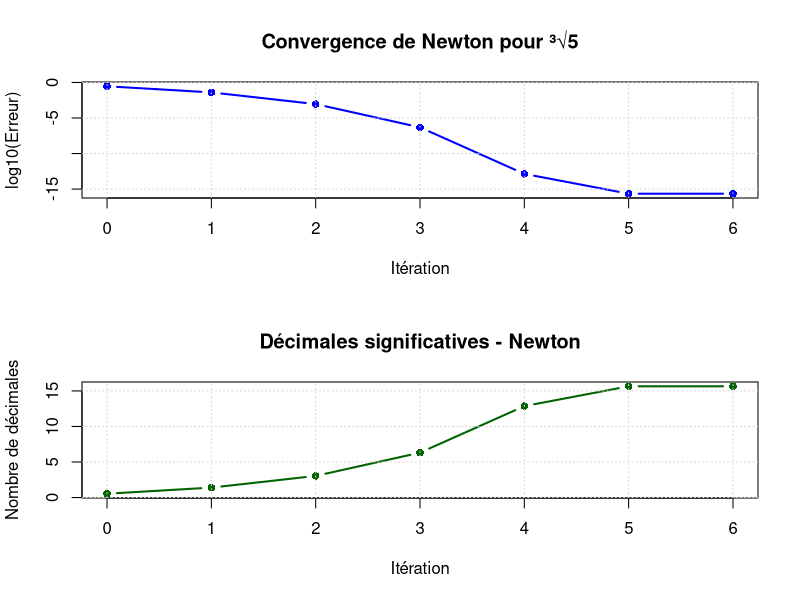
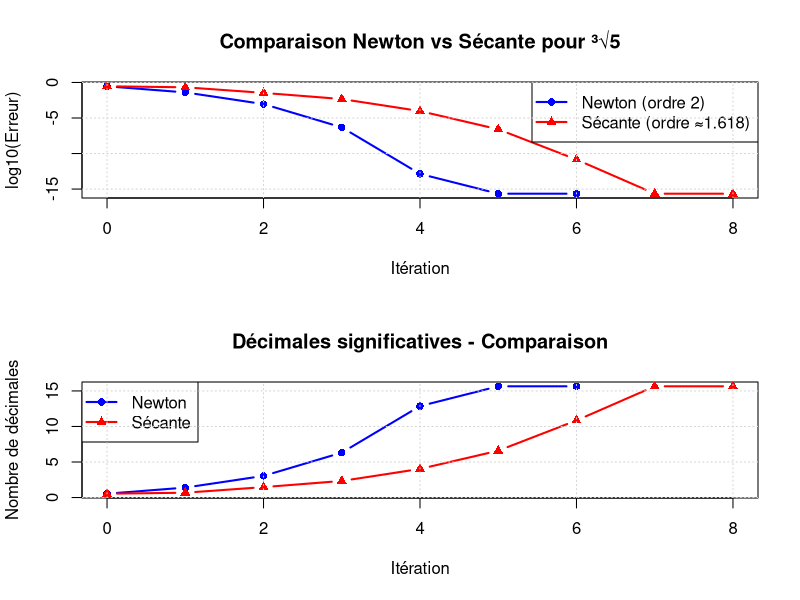

R code for these plots, in order:
# Exercice 5 - Calcul de racines q-ièmes
# Résolution de F(x) = x^q - α = 0

# ============================================================================
# CONFIGURATION: Dossier de sortie des images
# ============================================================================
output_dir <- "TP1/Partie 2/output"
if(!dir.exists(output_dir)) {
  dir.create(output_dir, recursive = TRUE)
}

# ============================================================================
# Question 1: Méthode de Newton comme point fixe
# ============================================================================
cat("\n=== QUESTION 1: Itération de Newton pour x^q - α = 0 ===\n\n")

cat("F(x) = x^q - α\n")
cat("F'(x) = q*x^(q-1)\n\n")

cat("Méthode de Newton: x_{n+1} = x_n - F(x_n)/F'(x_n)\n")
cat("                   x_{n+1} = x_n - (x_n^q - α)/(q*x_n^(q-1))\n")
cat("                   x_{n+1} = x_n - x_n^q/(q*x_n^(q-1)) + α/(q*x_n^(q-1))\n")
cat("                   x_{n+1} = x_n - x_n/q + α/(q*x_n^(q-1))\n")
cat("                   x_{n+1} = ((q-1)*x_n + α/x_n^(q-1))/q\n\n")

cat("Donc f(x) = ((q-1)*x + α/x^(q-1))/q\n\n")

# Fonction de point fixe
fixed_point_func <- function(x, alpha, q) {
  ((q - 1) * x + alpha / x^(q - 1)) / q
}

# Dérivée de la fonction de point fixe
fixed_point_derivative <- function(x, alpha, q) {
  (q - 1) / q - (q - 1) * alpha / (q * x^q)
}

cat("Convergence: f'(x*) où x* = α^(1/q)\n")
cat("f'(x) = (q-1)/q - (q-1)*α/(q*x^q)\n")
cat("f'(x*) = (q-1)/q - (q-1)*α/(q*α) = (q-1)/q - (q-1)/q = 0\n\n")
cat("Donc |f'(x*)| = 0 < 1 => convergence quadratique (Newton)\n\n")

# ============================================================================
# Question 2: Calcul de ³√5 par Newton
# ============================================================================
cat("\n=== QUESTION 2: Calcul de ³√5 par Newton ===\n\n")

# Méthode de Newton pour racine q-ième
newton_root <- function(alpha, q, x0, max_iter = 20, tol = 1e-16) {
  x <- numeric(max_iter + 1)
  x[1] <- x0
  
  for (i in 1:max_iter) {
    x[i + 1] <- fixed_point_func(x[i], alpha, q)
    
    # Critère d'arrêt
    if (abs(x[i + 1] - x[i]) < tol) {
      x <- x[1:(i + 1)]
      break
    }
  }
  
  return(x)
}

# Calcul de ³√5
alpha <- 5
q <- 3
x0 <- 2  # Condition initiale (proche de la solution)
x_true <- alpha^(1/q)

result_newton <- newton_root(alpha, q, x0)

# Calcul des erreurs
errors_newton <- abs(result_newton - x_true)

# Nombre de décimales significatives: -log10(erreur)
decimals_newton <- -log10(errors_newton)
decimals_newton[is.infinite(decimals_newton)] <- 16  # Précision machine

cat(sprintf("Valeur exacte: %.16f\n", x_true))
cat("\nÉvolution de Newton:\n")
cat(sprintf("%-4s %-20s %-15s %-15s\n", "Iter", "x_n", "Erreur", "Décimales"))
cat(strrep("-", 60), "\n")

for (i in seq_along(result_newton)) {
  cat(sprintf("%-4d %-20.16f %-15.2e %-15.1f\n", 
              i-1, result_newton[i], errors_newton[i], decimals_newton[i]))
}

cat("\nObservation: Le nombre de décimales significatives DOUBLE à chaque itération\n")
cat("=> Convergence QUADRATIQUE de la méthode de Newton\n\n")

# Graphique 1: Convergence de Newton
png(file.path(output_dir, "Ex5_2_Newton_convergence.png"), width = 900, height = 600)
par(mfrow = c(2, 1))

# Erreur en échelle log
plot(0:(length(errors_newton)-1), log10(errors_newton), type = "b", pch = 16, 
     col = "blue", lwd = 2,
     main = "Convergence de Newton pour ³√5",
     xlab = "Itération", ylab = "log10(Erreur)")
grid()

# Nombre de décimales significatives
plot(0:(length(decimals_newton)-1), decimals_newton, type = "b", pch = 16, 
     col = "darkgreen", lwd = 2,
     main = "Décimales significatives - Newton",
     xlab = "Itération", ylab = "Nombre de décimales")
grid()

dev.off()

# ============================================================================
# Question 3: Méthode de la sécante pour ³√5
# ============================================================================
cat("\n=== QUESTION 3: Méthode de la sécante pour ³√5 ===\n\n")

# Méthode de la sécante
secant_root <- function(alpha, q, x0, x1, max_iter = 20, tol = 1e-16) {
  x <- numeric(max_iter + 2)
  x[1] <- x0
  x[2] <- x1
  
  F <- function(x) x^q - alpha
  
  for (i in 2:(max_iter + 1)) {
    f_i <- F(x[i])
    f_i_minus_1 <- F(x[i - 1])
    
    # Formule de la sécante
    if (abs(f_i - f_i_minus_1) < 1e-16) break
    
    x[i + 1] <- x[i] - f_i * (x[i] - x[i - 1]) / (f_i - f_i_minus_1)
    
    # Critère d'arrêt
    if (abs(x[i + 1] - x[i]) < tol) {
      x <- x[1:(i + 1)]
      break
    }
  }
  
  return(x)
}

# Calcul avec la sécante
x0_sec <- 2
x1_sec <- 1.5
result_secant <- secant_root(alpha, q, x0_sec, x1_sec)

# Calcul des erreurs
errors_secant <- abs(result_secant - x_true)
decimals_secant <- -log10(errors_secant)
decimals_secant[is.infinite(decimals_secant)] <- 16

cat("\nÉvolution de la sécante:\n")
cat(sprintf("%-4s %-20s %-15s %-15s\n", "Iter", "x_n", "Erreur", "Décimales"))
cat(strrep("-", 60), "\n")

for (i in seq_along(result_secant)) {
  cat(sprintf("%-4d %-20.16f %-15.2e %-15.1f\n", 
              i-1, result_secant[i], errors_secant[i], decimals_secant[i]))
}

cat("\nObservation: La sécante converge plus lentement que Newton\n")
cat("Ordre de convergence ≈ φ = (1+√5)/2 ≈ 1.618 (nombre d'or)\n\n")

# Graphique 2: Comparaison Newton vs Sécante
png(file.path(output_dir, "Ex5_3_Newton_vs_Secant.png"), width = 900, height = 600)
par(mfrow = c(2, 1))

# Erreur en échelle log
max_len <- max(length(errors_newton), length(errors_secant))
plot(0:(length(errors_newton)-1), log10(errors_newton), type = "b", pch = 16, 
     col = "blue", lwd = 2, xlim = c(0, max_len-1),
     main = "Comparaison Newton vs Sécante pour ³√5",
     xlab = "Itération", ylab = "log10(Erreur)")
lines(0:(length(errors_secant)-1), log10(errors_secant), type = "b", pch = 17, 
      col = "red", lwd = 2)
legend("topright", c("Newton (ordre 2)", "Sécante (ordre ≈1.618)"), 
       col = c("blue", "red"), pch = c(16, 17), lwd = 2)
grid()

# Nombre de décimales significatives
plot(0:(length(decimals_newton)-1), decimals_newton, type = "b", pch = 16, 
     col = "blue", lwd = 2, xlim = c(0, max_len-1),
     main = "Décimales significatives - Comparaison",
     xlab = "Itération", ylab = "Nombre de décimales")
lines(0:(length(decimals_secant)-1), decimals_secant, type = "b", pch = 17, 
      col = "red", lwd = 2)
legend("topleft", c("Newton", "Sécante"), 
       col = c("blue", "red"), pch = c(16, 17), lwd = 2)
grid()

dev.off()

# ============================================================================
# Analyse de convergence théorique
# ============================================================================
cat("\n=== ANALYSE THÉORIQUE ===\n\n")

# Vérifier l'ordre de convergence empiriquement
cat("Ordre de convergence empirique:\n\n")

# Newton
if (length(errors_newton) >= 4) {
  ratios_newton <- numeric(length(errors_newton) - 3)
  for (i in 3:(length(errors_newton) - 1)) {
    if (errors_newton[i-1] > 0 && errors_newton[i] > 0) {
      ratios_newton[i-2] <- log(errors_newton[i] / errors_newton[i-1]) / 
                            log(errors_newton[i-1] / errors_newton[i-2])
    }
  }
  order_newton <- mean(ratios_newton, na.rm = TRUE)
  cat(sprintf("Newton: ordre ≈ %.3f (théorique: 2)\n", order_newton))
}

# Sécante
if (length(errors_secant) >= 4) {
  ratios_secant <- numeric(length(errors_secant) - 3)
  for (i in 3:(length(errors_secant) - 1)) {
    if (errors_secant[i-1] > 0 && errors_secant[i] > 0) {
      ratios_secant[i-2] <- log(errors_secant[i] / errors_secant[i-1]) / 
                            log(errors_secant[i-1] / errors_secant[i-2])
    }
  }
  order_secant <- mean(ratios_secant, na.rm = TRUE)
  phi <- (1 + sqrt(5)) / 2
  cat(sprintf("Sécante: ordre ≈ %.3f (théorique: φ = %.3f)\n", order_secant, phi))
}

cat("\n=== RÉSUMÉ ===\n\n")
cat("1. Newton converge QUADRATIQUEMENT (ordre 2):\n")
cat("   - Nombre de décimales correctes DOUBLE à chaque itération\n")
cat("   - Nécessite le calcul de F'(x) à chaque itération\n\n")

cat("2. Sécante converge avec ordre φ ≈ 1.618:\n")
cat("   - Plus lente que Newton mais plus rapide que linéaire\n")
cat("   - Ne nécessite PAS le calcul de dérivée\n")
cat("   - Utilise une approximation de la dérivée par différences finies\n\n")

cat("3. Pour ³√5:\n")
cat(sprintf("   - Newton atteint la précision machine en %d itérations\n", 
            length(result_newton) - 1))
cat(sprintf("   - Sécante atteint la précision machine en %d itérations\n", 
            length(result_secant) - 1))

cat("\n Tous les graphiques ont été générés.\n")
